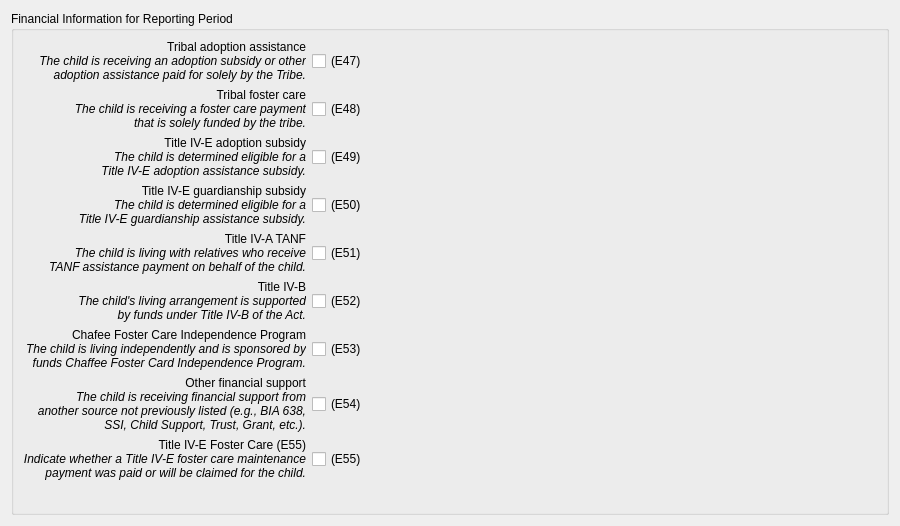
       <widget class="QWidget" name="financial_tab">
        <attribute name="title">
         <string>Financial</string>
        </attribute>
        <layout class="QVBoxLayout" name="verticalLayout_14">
         <item>
          <widget class="QGroupBox" name="groupBox_3">
           <property name="title">
            <string>Financial Information for Reporting Period</string>
           </property>
           <layout class="QVBoxLayout" name="verticalLayout_15">
            <item>
             <layout class="QGridLayout" name="gridLayout_2">
              <item row="0" column="0">
               <widget class="QLabel" name="e47_label">
                <property name="toolTip">
                 <string>&lt;html&gt;&lt;head/&gt;&lt;body&gt;&lt;p&gt;&lt;span style=&quot; font-style:italic;&quot;&gt;The child is receiving an adoption subsidy or other adoption assistance paid for solely by the tribe.&lt;/span&gt;&lt;/p&gt;&lt;/body&gt;&lt;/html&gt;</string>
                </property>
                <property name="text">
                 <string>Tribal adoption assistance&lt;br/&gt;
&lt;i&gt;The child is receiving an adoption subsidy or other&lt;br/&gt;adoption assistance paid for solely by the Tribe.&lt;/i&gt;</string>
                </property>
                <property name="alignment">
                 <set>Qt::AlignRight|Qt::AlignTrailing|Qt::AlignVCenter</set>
                </property>
                <property name="margin">
                 <number>1</number>
                </property>
                <property name="indent">
                 <number>0</number>
                </property>
               </widget>
              </item>
              <item row="0" column="1">
               <widget class="QFrame" name="frame_7">
                <property name="frameShadow">
                 <enum>QFrame::Sunken</enum>
                </property>
                <layout class="QHBoxLayout" name="horizontalLayout_13">
                 <property name="leftMargin">
                  <number>0</number>
                 </property>
                 <property name="topMargin">
                  <number>0</number>
                 </property>
                 <property name="rightMargin">
                  <number>0</number>
                 </property>
                 <property name="bottomMargin">
                  <number>0</number>
                 </property>
                 <item>
                  <widget class="QCheckBox" name="e47">
                   <property name="text">
                    <string>(E47)</string>
                   </property>
                  </widget>
                 </item>
                 <item>
                  <spacer name="horizontalSpacer">
                   <property name="orientation">
                    <enum>Qt::Horizontal</enum>
                   </property>
                   <property name="sizeHint" stdset="0">
                    <size>
                     <width>40</width>
                     <height>20</height>
                    </size>
                   </property>
                  </spacer>
                 </item>
                </layout>
               </widget>
              </item>
              <item row="1" column="0">
               <widget class="QLabel" name="e48_label">
                <property name="toolTip">
                 <string>&lt;html&gt;&lt;head/&gt;&lt;body&gt;&lt;p&gt;&lt;span style=&quot; font-style:italic;&quot;&gt;The child is determined eligible for a title IV-E adoption assistance subsidy.&lt;/span&gt;&lt;/p&gt;&lt;/body&gt;&lt;/html&gt;</string>
                </property>
                <property name="text">
                 <string>Tribal foster care&lt;br/&gt;
&lt;i&gt;The child is receiving a foster care payment&lt;br/&gt;that is solely funded by the tribe.&lt;/i&gt;</string>
                </property>
                <property name="alignment">
                 <set>Qt::AlignRight|Qt::AlignTrailing|Qt::AlignVCenter</set>
                </property>
               </widget>
              </item>
              <item row="1" column="1">
               <widget class="QFrame" name="frame">
                <property name="enabled">
                 <bool>true</bool>
                </property>
                <property name="frameShape">
                 <enum>QFrame::NoFrame</enum>
                </property>
                <property name="frameShadow">
                 <enum>QFrame::Plain</enum>
                </property>
                <property name="lineWidth">
                 <number>0</number>
                </property>
                <layout class="QHBoxLayout" name="horizontalLayout_14" stretch="0,0">
                 <property name="spacing">
                  <number>-1</number>
                 </property>
                 <property name="leftMargin">
                  <number>0</number>
                 </property>
                 <property name="topMargin">
                  <number>0</number>
                 </property>
                 <property name="rightMargin">
                  <number>0</number>
                 </property>
                 <property name="bottomMargin">
                  <number>0</number>
                 </property>
                 <item>
                  <widget class="QCheckBox" name="e48">
                   <property name="text">
                    <string>(E48)</string>
                   </property>
                  </widget>
                 </item>
                 <item>
                  <spacer name="horizontalSpacer_2">
                   <property name="orientation">
                    <enum>Qt::Horizontal</enum>
                   </property>
                   <property name="sizeHint" stdset="0">
                    <size>
                     <width>40</width>
                     <height>20</height>
                    </size>
                   </property>
                  </spacer>
                 </item>
                </layout>
               </widget>
              </item>
              <item row="2" column="0">
               <widget class="QLabel" name="e49_label">
                <property name="toolTip">
                 <string>&lt;html&gt;&lt;head/&gt;&lt;body&gt;&lt;p&gt;&lt;span style=&quot; font-style:italic;&quot;&gt;The child is receiving a foster care payment that is solely funded by the tribe.&lt;/span&gt;&lt;/p&gt;&lt;/body&gt;&lt;/html&gt;</string>
                </property>
                <property name="text">
                 <string>Title IV-E adoption subsidy&lt;br/&gt;
&lt;i&gt;The child is determined eligible for a&lt;br/&gt;Title IV-E adoption assistance subsidy.&lt;/i&gt;</string>
                </property>
                <property name="alignment">
                 <set>Qt::AlignRight|Qt::AlignTrailing|Qt::AlignVCenter</set>
                </property>
               </widget>
              </item>
              <item row="2" column="1">
               <widget class="QFrame" name="frame_2">
                <property name="frameShape">
                 <enum>QFrame::NoFrame</enum>
                </property>
                <property name="frameShadow">
                 <enum>QFrame::Raised</enum>
                </property>
                <property name="lineWidth">
                 <number>0</number>
                </property>
                <layout class="QHBoxLayout" name="horizontalLayout_15">
                 <property name="leftMargin">
                  <number>0</number>
                 </property>
                 <property name="topMargin">
                  <number>0</number>
                 </property>
                 <property name="rightMargin">
                  <number>0</number>
                 </property>
                 <property name="bottomMargin">
                  <number>0</number>
                 </property>
                 <item>
                  <widget class="QCheckBox" name="e49">
                   <property name="text">
                    <string>(E49)</string>
                   </property>
                  </widget>
                 </item>
                 <item>
                  <spacer name="horizontalSpacer_3">
                   <property name="orientation">
                    <enum>Qt::Horizontal</enum>
                   </property>
                   <property name="sizeHint" stdset="0">
                    <size>
                     <width>414</width>
                     <height>20</height>
                    </size>
                   </property>
                  </spacer>
                 </item>
                </layout>
               </widget>
              </item>
              <item row="3" column="0">
               <widget class="QLabel" name="e50_label">
                <property name="toolTip">
                 <string>&lt;html&gt;&lt;head/&gt;&lt;body&gt;&lt;p&gt;&lt;span style=&quot; font-style:italic;&quot;&gt;The child is determined eligible for a title IV-E guardianship assistance subsidy.&lt;/span&gt;&lt;/p&gt;&lt;/body&gt;&lt;/html&gt;</string>
                </property>
                <property name="text">
                 <string>Title IV-E guardianship subsidy&lt;br/&gt;
&lt;i&gt;The child is determined eligible for a&lt;br/&gt;
Title IV-E guardianship assistance subsidy.&lt;/i&gt;</string>
                </property>
                <property name="alignment">
                 <set>Qt::AlignRight|Qt::AlignTrailing|Qt::AlignVCenter</set>
                </property>
               </widget>
              </item>
              <item row="3" column="1">
               <widget class="QFrame" name="frame_3">
                <property name="frameShape">
                 <enum>QFrame::NoFrame</enum>
                </property>
                <property name="frameShadow">
                 <enum>QFrame::Raised</enum>
                </property>
                <property name="lineWidth">
                 <number>0</number>
                </property>
                <layout class="QHBoxLayout" name="horizontalLayout_16">
                 <property name="leftMargin">
                  <number>0</number>
                 </property>
                 <property name="topMargin">
                  <number>0</number>
                 </property>
                 <property name="rightMargin">
                  <number>0</number>
                 </property>
                 <property name="bottomMargin">
                  <number>0</number>
                 </property>
                 <item>
                  <widget class="QCheckBox" name="e50">
                   <property name="text">
                    <string>(E50)</string>
                   </property>
                  </widget>
                 </item>
                 <item>
                  <spacer name="horizontalSpacer_4">
                   <property name="orientation">
                    <enum>Qt::Horizontal</enum>
                   </property>
                   <property name="sizeHint" stdset="0">
                    <size>
                     <width>414</width>
                     <height>20</height>
                    </size>
                   </property>
                  </spacer>
                 </item>
                </layout>
               </widget>
              </item>
              <item row="4" column="0">
               <widget class="QLabel" name="e51_label">
                <property name="toolTip">
                 <string>&lt;html&gt;&lt;head/&gt;&lt;body&gt;&lt;p&gt;&lt;span style=&quot; font-style:italic;&quot;&gt;The child is living with relatives who receive TANF assistance payment on behalf of the child.&lt;/span&gt;&lt;/p&gt;&lt;/body&gt;&lt;/html&gt;</string>
                </property>
                <property name="text">
                 <string>Title IV-A TANF&lt;br/&gt;&lt;i&gt;
The child is living with relatives who receive&lt;br/&gt;
TANF assistance payment on behalf of the child.&lt;/i&gt;</string>
                </property>
                <property name="alignment">
                 <set>Qt::AlignRight|Qt::AlignTrailing|Qt::AlignVCenter</set>
                </property>
               </widget>
              </item>
              <item row="4" column="1">
               <widget class="QFrame" name="frame_4">
                <property name="frameShape">
                 <enum>QFrame::NoFrame</enum>
                </property>
                <property name="frameShadow">
                 <enum>QFrame::Plain</enum>
                </property>
                <property name="lineWidth">
                 <number>-14</number>
                </property>
                <layout class="QHBoxLayout" name="horizontalLayout_17">
                 <property name="leftMargin">
                  <number>0</number>
                 </property>
                 <property name="topMargin">
                  <number>0</number>
                 </property>
                 <property name="rightMargin">
                  <number>0</number>
                 </property>
                 <property name="bottomMargin">
                  <number>0</number>
                 </property>
                 <item>
                  <widget class="QCheckBox" name="e51">
                   <property name="text">
                    <string>(E51)</string>
                   </property>
                  </widget>
                 </item>
                 <item>
                  <spacer name="horizontalSpacer_5">
                   <property name="orientation">
                    <enum>Qt::Horizontal</enum>
                   </property>
                   <property name="sizeHint" stdset="0">
                    <size>
                     <width>414</width>
                     <height>20</height>
                    </size>
                   </property>
                  </spacer>
                 </item>
                </layout>
               </widget>
              </item>
              <item row="5" column="0">
               <widget class="QLabel" name="e52_label">
                <property name="toolTip">
                 <string>&lt;html&gt;&lt;head/&gt;&lt;body&gt;&lt;p&gt;&lt;span style=&quot; font-style:italic;&quot;&gt;The child's living arrangement is supported under title IV-B of the act.&lt;/span&gt;&lt;/p&gt;&lt;/body&gt;&lt;/html&gt;</string>
                </property>
                <property name="whatsThis">
                 <string>&lt;html&gt;&lt;head/&gt;&lt;body&gt;&lt;p&gt;&lt;span style=&quot; font-style:italic;&quot;&gt;The child's living arrangement is supported under title IV-B of the act.&lt;/span&gt;&lt;/p&gt;&lt;/body&gt;&lt;/html&gt;</string>
                </property>
                <property name="text">
                 <string>Title IV-B&lt;br/&gt;&lt;i&gt;
The child's living arrangement is supported&lt;br/&gt;
by funds under Title IV-B of the Act.&lt;/i&gt;</string>
                </property>
                <property name="alignment">
                 <set>Qt::AlignRight|Qt::AlignTrailing|Qt::AlignVCenter</set>
                </property>
               </widget>
              </item>
              <item row="5" column="1">
               <widget class="QFrame" name="frame_5">
                <property name="frameShape">
                 <enum>QFrame::NoFrame</enum>
                </property>
                <property name="frameShadow">
                 <enum>QFrame::Plain</enum>
                </property>
                <property name="lineWidth">
                 <number>0</number>
                </property>
                <layout class="QHBoxLayout" name="horizontalLayout_18">
                 <property name="leftMargin">
                  <number>0</number>
                 </property>
                 <property name="topMargin">
                  <number>0</number>
                 </property>
                 <property name="rightMargin">
                  <number>0</number>
                 </property>
                 <property name="bottomMargin">
                  <number>0</number>
                 </property>
                 <item>
                  <widget class="QCheckBox" name="e52">
                   <property name="text">
                    <string>(E52)</string>
                   </property>
                  </widget>
                 </item>
                 <item>
                  <spacer name="horizontalSpacer_6">
                   <property name="orientation">
                    <enum>Qt::Horizontal</enum>
                   </property>
                   <property name="sizeHint" stdset="0">
                    <size>
                     <width>414</width>
                     <height>20</height>
                    </size>
                   </property>
                  </spacer>
                 </item>
                </layout>
               </widget>
              </item>
              <item row="6" column="0">
               <widget class="QLabel" name="e53_label">
                <property name="toolTip">
                 <string>&lt;html&gt;&lt;head/&gt;&lt;body&gt;&lt;p&gt;&lt;span style=&quot; font-style:italic;&quot;&gt;The child is living independently and is supported by funds Chafee Foster Care Independence Program.&lt;/span&gt;&lt;/p&gt;&lt;/body&gt;&lt;/html&gt;</string>
                </property>
                <property name="text">
                 <string>Chafee Foster Care Independence Program&lt;br/&gt;&lt;i&gt;
The child is living independently and is sponsored by&lt;br/&gt;
funds Chaffee Foster Card Independence Program.&lt;/i&gt;</string>
                </property>
                <property name="alignment">
                 <set>Qt::AlignRight|Qt::AlignTrailing|Qt::AlignVCenter</set>
                </property>
               </widget>
              </item>
              <item row="6" column="1">
               <widget class="QFrame" name="frame_6">
                <property name="frameShape">
                 <enum>QFrame::NoFrame</enum>
                </property>
                <property name="frameShadow">
                 <enum>QFrame::Raised</enum>
                </property>
                <layout class="QHBoxLayout" name="horizontalLayout_19">
                 <property name="leftMargin">
                  <number>0</number>
                 </property>
                 <property name="topMargin">
                  <number>0</number>
                 </property>
                 <property name="rightMargin">
                  <number>0</number>
                 </property>
                 <property name="bottomMargin">
                  <number>0</number>
                 </property>
                 <item>
                  <widget class="QCheckBox" name="e53">
                   <property name="text">
                    <string>(E53)</string>
                   </property>
                  </widget>
                 </item>
                 <item>
                  <spacer name="horizontalSpacer_7">
                   <property name="orientation">
                    <enum>Qt::Horizontal</enum>
                   </property>
                   <property name="sizeHint" stdset="0">
                    <size>
                     <width>414</width>
                     <height>20</height>
                    </size>
                   </property>
                  </spacer>
                 </item>
                </layout>
               </widget>
              </item>
              <item row="7" column="0">
               <widget class="QLabel" name="e54_label">
                <property name="toolTip">
                 <string>&lt;html&gt;&lt;head/&gt;&lt;body&gt;&lt;p&gt;&lt;span style=&quot; font-style:italic;&quot;&gt;The child is receiving financial support from another source previously listed(e.g., BIA 638, SSI, Child Support, Trust, Grant, etc.).&lt;/span&gt;&lt;/p&gt;&lt;/body&gt;&lt;/html&gt;</string>
                </property>
                <property name="text">
                 <string>Other financial support&lt;br/&gt;&lt;i&gt;
The child is receiving financial support from&lt;br/&gt;
another source not previously listed (e.g., BIA 638,&lt;br/&gt;
SSI, Child Support, Trust, Grant, etc.).&lt;/i&gt;</string>
                </property>
                <property name="alignment">
                 <set>Qt::AlignRight|Qt::AlignTrailing|Qt::AlignVCenter</set>
                </property>
               </widget>
              </item>
              <item row="7" column="1">
               <widget class="QFrame" name="frame_8">
                <property name="frameShape">
                 <enum>QFrame::NoFrame</enum>
                </property>
                <property name="frameShadow">
                 <enum>QFrame::Raised</enum>
                </property>
                <layout class="QHBoxLayout" name="horizontalLayout_20">
                 <property name="leftMargin">
                  <number>0</number>
                 </property>
                 <property name="topMargin">
                  <number>0</number>
                 </property>
                 <property name="rightMargin">
                  <number>0</number>
                 </property>
                 <property name="bottomMargin">
                  <number>0</number>
                 </property>
                 <item>
                  <widget class="QCheckBox" name="e54">
                   <property name="text">
                    <string>(E54)</string>
                   </property>
                  </widget>
                 </item>
                 <item>
                  <spacer name="horizontalSpacer_8">
                   <property name="orientation">
                    <enum>Qt::Horizontal</enum>
                   </property>
                   <property name="sizeHint" stdset="0">
                    <size>
                     <width>414</width>
                     <height>20</height>
                    </size>
                   </property>
                  </spacer>
                 </item>
                </layout>
               </widget>
              </item>
              <item row="8" column="0">
               <widget class="QLabel" name="label_2">
                <property name="toolTip">
                 <string>&lt;html&gt;&lt;head/&gt;&lt;body&gt;&lt;p&gt;&lt;span style=&quot; font-style:italic;&quot;&gt;Indicate whether a title IV-E foster care maintenance payment was paid or will be claimed for the child.&lt;/span&gt;&lt;/p&gt;&lt;/body&gt;&lt;/html&gt;</string>
                </property>
                <property name="text">
                 <string>Title IV-E Foster Care (E55)&lt;br/&gt;&lt;i&gt;
Indicate whether a Title IV-E foster care maintenance&lt;br/&gt;
payment was paid or will be claimed for the child.&lt;/i&gt;</string>
                </property>
                <property name="alignment">
                 <set>Qt::AlignRight|Qt::AlignTrailing|Qt::AlignVCenter</set>
                </property>
               </widget>
              </item>
              <item row="8" column="1">
               <widget class="QFrame" name="frame_9">
                <property name="frameShape">
                 <enum>QFrame::NoFrame</enum>
                </property>
                <property name="frameShadow">
                 <enum>QFrame::Raised</enum>
                </property>
                <layout class="QHBoxLayout" name="horizontalLayout_21">
                 <property name="leftMargin">
                  <number>0</number>
                 </property>
                 <property name="topMargin">
                  <number>0</number>
                 </property>
                 <property name="rightMargin">
                  <number>0</number>
                 </property>
                 <property name="bottomMargin">
                  <number>0</number>
                 </property>
                 <item>
                  <widget class="QCheckBox" name="e55">
                   <property name="text">
                    <string>(E55)</string>
                   </property>
                  </widget>
                 </item>
                 <item>
                  <spacer name="horizontalSpacer_9">
                   <property name="orientation">
                    <enum>Qt::Horizontal</enum>
                   </property>
                   <property name="sizeHint" stdset="0">
                    <size>
                     <width>510</width>
                     <height>20</height>
                    </size>
                   </property>
                  </spacer>
                 </item>
                </layout>
               </widget>
              </item>
             </layout>
            </item>
            <item>
             <spacer name="verticalSpacer_5">
              <property name="orientation">
               <enum>Qt::Vertical</enum>
              </property>
              <property name="sizeHint" stdset="0">
               <size>
                <width>17</width>
                <height>23</height>
               </size>
              </property>
             </spacer>
            </item>
           </layout>
          </widget>
         </item>
        </layout>
       </widget>
